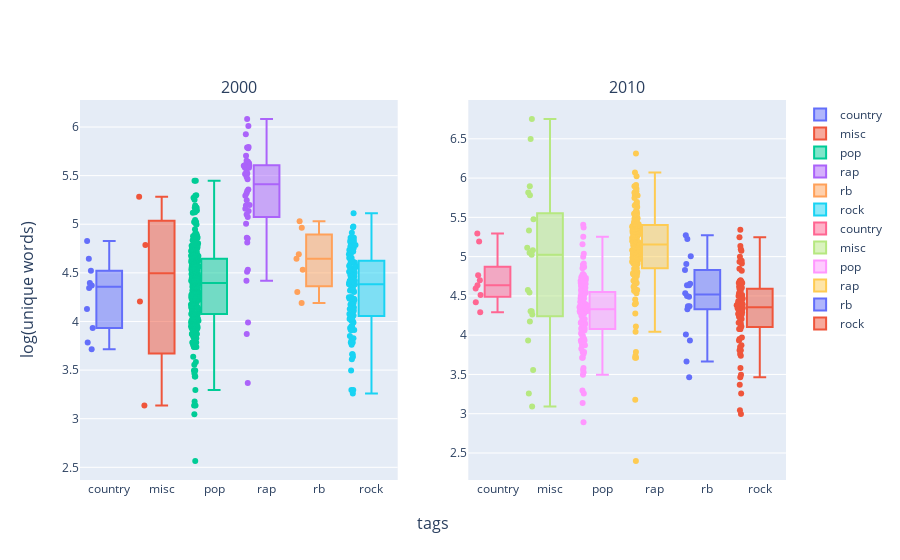

This figure's notebook cell:
### Code cell
words_decades(df, [2000, 2010])

### Figure 1 — Plotly figure (JSON) as saved in the notebook; plotly's stock layout.template omitted (floating-point values rounded to 4 significant figures; data arrays with more than 128 entries replaced by an {"elided": "..."} marker saying what was removed)
{"data": [{"boxpoints": "all", "customdata": [["When the Sun Goes Down", "Kenny Chesney"], ["When The Sand Runs Out", "Rascal Flatts"], ["Famous", "Eli Young Band"], ["West", "Lucinda Williams"], ["Easy", "Adam Harvey"], ["Over You", "Pieta Brown"], ["Captain", "Abigail Washburn And The Sparrow Quartet"], ["I’ve Thought of Everything", "Daryle Singletary"], ["Clean", "Kim Hill"], ["Price of Your Advice", "The Giving Tree Band"]], "hovertemplate": "title: %{customdata[0]}<br>artist: %{customdata[1]}<br>log(words): %{y}", "name": "country", "type": "box", "xaxis": "x", "y": [4.394, 4.828, 4.127, 4.522, 3.784, 3.932, 4.369, 4.644, 4.344, 3.714], "yaxis": "y"}, {"boxpoints": "all", "customdata": [["Save The Last Dance For Me", "Gerald Stern"], ["The Power to Believe IV: Coda", "King Crimson"], ["Cool Cocky Bad Honky Tonk Man", "The Honky Tonk Man (wrestler)"], ["Welcome To The Theatron Animatronique", "Secret Chiefs 3"]], "hovertemplate": "title: %{customdata[0]}<br>artist: %{customdata[1]}<br>log(words): %{y}", "name": "misc", "type": "box", "xaxis": "x", "y": [5.283, 3.135, 4.205, 4.787], "yaxis": "y"}, {"boxpoints": "all", "customdata": {"elided": "275x2 str values"}, "hovertemplate": "title: %{customdata[0]}<br>artist: %{customdata[1]}<br>log(words): %{y}", "name": "pop", "type": "box", "xaxis": "x", "y": {"elided": "275 float values"}, "yaxis": "y"}, {"boxpoints": "all", "customdata": [["Blood Out", "Axe Murder Boyz"], ["Fire", "Busta Rhymes"], ["Rollin", "Black Knights"], ["Wanderland", "Danny Swain"], ["Its Dat Gangsta Shit", "Daz Dillinger"], ["Industry", "DMX"], ["Roc-Da-Spot", "EPMD"], ["T.O.S.", "G-Unit"], ["What It Is Strike a Pose", "Lil' Mama"], ["Life We Live", "Project Pat"], ["No Guts No Glory", "Snowgoons"], ["If it Aint Broke", "Screwed Up Click"], ["Bonafide Hustler", "Young Buck"], ["Penny Pinchin", "Young Buck"], ["Apply Pressure", "Cassidy"], ["I Wont Let It Die", "Ugly Duckling"], ["Blow My Mind", "Lil Wayne"], ["Give It Up", "Doujah Raze"], ["Crumble", "Sage Francis"], ["I Gotta Habit", "Max B"], ["Bitchassness", "Swifty McVay"], ["What U Want From Me", "Anybody Killa"], ["Pit Stop", "Tinchy Stryder"], ["Wonderin Why", "TobyMac"], ["Lip Gloss Single Mix", "Lil' Mama"], ["Dollhouse", "Tyler Joseph"], ["Seal Killa", "C-Rayz Walz"], ["Freestyle", "Danny Brown"], ["Electrobugs", "K-the-i???"], ["We Thuggin", "Kool Savas"], ["Post Up in the Parking Lot", "Boosie Badazz"], ["Little People With Burdens", "Willie D"], ["Ay Ay Ay", "Sapient"], ["Building Blocks", "Zion I"], ["The Gospel Ft. Chuck Missler", "JayEss"], ["¡Get Up Punk 0200 Hrs. Joint Special Operations Task Force", "General Patton Vs. The X-Ecutioners"], ["You Dont Know Mec", "DJ Semtex"], ["End of the World", "Dual Core"], ["Christmas King", "Vybz Kartel"], ["Good Fresh Down Time", "Grandmaster Caz"], ["Push", "Kelechi Ohia"], ["Intro Dirty Money What", "Nicki Minaj"]], "hovertemplate": "title: %{customdata[0]}<br>artist: %{customdata[1]}<br>log(words): %{y}", "name": "rap", "type": "box", "xaxis": "x", "y": [3.367, 5.318, 5.704, 5.781, 5.602, 5.357, 5.464, 5.583, 5.489, 5.517, 5.606, 6.011, 5.58, 5.79, 5.924, 5.136, 4.419, 5.628, 5.342, 5.545, 5.1, 5.159, 4.812, 5.075, 5.004, 4.852, 5.652, 4.533, 6.082, 5.793, 4.511, 5.642, 5.247, 5.521, 5.58, 3.989, 5.193, 5.198, 4.86, 5.602, 5.293, 3.871], "yaxis": "y"}, {"boxpoints": "all", "customdata": [["Different Times", "Raphael Saadiq"], ["Dear Mr. Man", "Prince"], ["Cmon", "Mario"], ["Still in Love With U", "Babyface"], ["Misty Blue", "Boyz II Men"], ["Im Gonna Give You Respect", "Marvin Gaye"], ["Special", "Jus K"]], "hovertemplate": "title: %{customdata[0]}<br>artist: %{customdata[1]}<br>log(words): %{y}", "name": "rb", "type": "box", "xaxis": "x", "y": [4.963, 5.03, 4.644, 4.691, 4.304, 4.533, 4.19], "yaxis": "y"}, {"boxpoints": "all", "customdata": {"elided": "105x2 str values"}, "hovertemplate": "title: %{customdata[0]}<br>artist: %{customdata[1]}<br>log(words): %{y}", "name": "rock", "type": "box", "xaxis": "x", "y": [4.691, 4.787, 4.564, 3.761, 4.654, 4.06, 4.828, 3.912, 4.19, 4.317, 4.5, 4.691, 4.369, 3.296, 4.718, 4.533, 4.143, 4.317, 3.497, 4.913, 4.443, 4.771, 4.111, 4.466, 4.317, 4.007, 3.912, 4.382, 4.82, 4.86, 4.443, 4.382, 4.454, 3.296, 3.932, 4.7, 4.787, 4.654, 4.078, 4.543, 3.912, 4.575, 4.248, 4.234, 4.736, 4.754, 4.234, 4.174, 4.06, 4.369, 4.828, 4.127, 4.754, 4.615, 4.394, 3.784, 4.06, 4.812, 4.844, 3.807, 3.638, 4.564, 4.19, 4.394, 4.762, 4.489, 4.615, 3.989, 4.025, 3.611, 4.248, 4.605, 4.691, 4.477, 4.86, 4.248, 3.85, 3.951, 4.522, 3.664, 4.234, 4.419, 4.304, 4.419, 4.143, 4.97, 3.829, 4.654, 4.543, 4.369, 4.043, 4.554, 4.143, 5.112, 3.258, 4.575, 4.007, 4.605, 3.784, 3.951, 4.22, 4.025, 4.977, 3.664, 4.511], "yaxis": "y"}, {"boxpoints": "all", "customdata": [["New Baby For Christmas", "George Jones"], ["Thankful for the Rain", "Jamey Johnson"], ["Pray for Rain", "Sykamore"], ["Almost Easy", "Ward Thomas"], ["The War After The War", "Mary Gauthier"], ["Early Morning Rain", "Fancey"], ["Radio", "Steep Canyon Rangers"], ["Sideshow Blues Live 2011", "Todd Snider"], ["You Cant Take Our Souls", "Tom Dibb"]], "hovertemplate": "title: %{customdata[0]}<br>artist: %{customdata[1]}<br>log(words): %{y}", "name": "country", "type": "box", "xaxis": "x2", "y": [4.29, 4.419, 4.762, 4.595, 4.635, 4.7, 4.511, 5.193, 5.293], "yaxis": "y2"}, {"boxpoints": "all", "customdata": [["At Castle Boterel", "Thomas Hardy"], ["At the Parade", "Robert William Service"], ["Available Mabel", "Shelby M. Forrest"], ["Futility", "Robert William Service"], ["Fables Chap. 20", "Robert Louis Stevenson"], ["Thoughts on Lil Wayne and Al Sharpton", "Bill O'Reilly"], ["Nadifa Mohamed’s “The Orchard of Lost Souls opening”", "Dr. Jeremy Dean"], ["Laüstic The Nightingale", "Marie de France"], ["The Lesson of a Tree", "Walt Whitman"], ["Sophocles’s “Oedipus the King Lines 120-181”", "Mrs. Booms-Ryan"], ["Achilles’ Heeled?", "Medicine_ReMixed"], ["Waiting for the Sun", "Alistair Lindsay"], ["Donald Trump and His Supporters  Part 2", "Frank Lieberman"], ["Part 2", "K-Dawg"], ["If You Say So", "Blanca"], ["Blossom", "Mike Blisster"], ["Fire of Baited Blood", "Forefather"], ["A Cycle", "Men I Trust"], ["Searching for Solace", "Genevieve"], ["Will AB 626 benefit the neighborhood dumpling maker or big tech?", "Frank Shyong"], ["Tell the Truth But tell it Slant", "KASH REGISTER123"]], "hovertemplate": "title: %{customdata[0]}<br>artist: %{customdata[1]}<br>log(words): %{y}", "name": "misc", "type": "box", "xaxis": "x2", "y": [5.024, 4.304, 3.258, 5.05, 5.781, 5.333, 6.752, 5.897, 5.817, 5.476, 6.497, 3.932, 5.112, 3.091, 4.304, 4.543, 4.575, 4.263, 4.174, 5.081, 3.555], "yaxis": "y2"}, {"boxpoints": "all", "customdata": {"elided": "128x2 str values"}, "hovertemplate": "title: %{customdata[0]}<br>artist: %{customdata[1]}<br>log(words): %{y}", "name": "pop", "type": "box", "xaxis": "x2", "y": [4.06, 3.258, 4.575, 4.205, 4.718, 4.736, 4.357, 4.277, 4.143, 3.714, 4.727, 3.932, 3.584, 4.331, 4.605, 4.605, 4.331, 4.644, 4.317, 4.304, 4.522, 3.951, 4.431, 4.369, 4.466, 3.761, 4.331, 3.932, 4.078, 4.331, 4.007, 4.331, 4.304, 4.635, 4.094, 3.784, 3.951, 4.852, 4.205, 5.371, 3.951, 4.466, 4.466, 5.159, 3.932, 4.898, 4.159, 4.419, 3.135, 4.19, 5.407, 4.682, 4.625, 5.037, 4.29, 4.127, 4.382, 5.252, 4.533, 2.89, 4.382, 4.317, 4.159, 4.317, 4.078, 3.871, 3.912, 4.159, 3.784, 4.625, 4.913, 4.304, 3.912, 4.745, 4.762, 4.511, 4.357, 3.497, 4.533, 3.829, 4.443, 4.357, 4.369, 4.779, 3.989, 4.522, 4.554, 4.543, 4.29, 3.932, 3.892, 4.248, 4.419, 4.304, 4.762, 4.394, 4.357, 4.078, 4.868, 4.736, 4.663, 4.094, 4.025, 4.394, 3.871, 4.543, 3.555, 4.5, 4.159, 4.369, 4.369, 4.997, 3.714, 4.431, 4.543, 3.932, 4.29, 4.7, 4.29, 4.159, 4.407, 4.466, 4.691, 4.654, 4.094, 3.526, 4.71, 3.296], "yaxis": "y2"}, {"boxpoints": "all", "customdata": {"elided": "147x2 str values"}, "hovertemplate": "title: %{customdata[0]}<br>artist: %{customdata[1]}<br>log(words): %{y}", "name": "rap", "type": "box", "xaxis": "x2", "y": {"elided": "147 float values"}, "yaxis": "y2"}, {"boxpoints": "all", "customdata": [["Measurements", "James Blake"], ["Stay Close 2 U", "I/O (Artist)"], ["Give Me Love", "Ciara"], ["It Wont Stop Mozaix Festival Radio Edit", "Sevyn Streeter"], ["Reason", "L-prince"], ["Like I Did", "OG Kiifa NumbaNine"], ["Where Does The Time Go?", "The Bamboos"], ["Boogieman", "Childish Gambino"], ["Barcelona", "Bill Newman"], ["Alright", "PEEPSnation"], ["Gabriel", "NAO"], ["Tear U Apart", "RLA"], ["Bad Girls", "Blood Orange"], ["Lucid", "BJFROMDABLOCK"], ["Thinkin Bout You", "4theworld"], ["DeVante Swing", "24hrs"], ["Showin Love", "Elton Aura"], ["Red Floor", "TE RIM ()"]], "hovertemplate": "title: %{customdata[0]}<br>artist: %{customdata[1]}<br>log(words): %{y}", "name": "rb", "type": "box", "xaxis": "x2", "y": [3.664, 3.932, 4.489, 4.635, 5.226, 4.828, 4.533, 4.007, 4.331, 5.273, 4.635, 4.369, 4.369, 5.004, 4.905, 4.654, 4.5, 3.466], "yaxis": "y2"}, {"boxpoints": "all", "customdata": {"elided": "81x2 str values"}, "hovertemplate": "title: %{customdata[0]}<br>artist: %{customdata[1]}<br>log(words): %{y}", "name": "rock", "type": "box", "xaxis": "x2", "y": [3.738, 4.317, 4.533, 4.466, 4.317, 4.949, 4.663, 4.615, 4.654, 3.466, 4.682, 4.691, 4.29, 3.807, 4.913, 4.394, 4.078, 4.533, 3.97, 4.357, 3.258, 4.431, 4.844, 4.078, 4.431, 4.078, 4.263, 3.497, 4.585, 4.317, 4.344, 4.382, 4.22, 3.761, 3.807, 4.174, 4.419, 4.682, 2.996, 4.5, 4.205, 4.394, 4.394, 4.997, 4.663, 3.932, 3.871, 5.342, 4.431, 4.466, 5.094, 4.934, 4.234, 3.951, 5.075, 4.277, 5.136, 4.111, 3.584, 4.564, 5.247, 4.382, 4.394, 4.078, 4.331, 4.159, 4.605, 4.263, 3.045, 4.7, 4.369, 4.159, 4.344, 4.159, 3.367, 4.304, 4.143, 4.511, 4.357, 3.85, 4.82], "yaxis": "y2"}], "layout": {"annotations": [{"font": {"size": 16}, "showarrow": false, "text": "2000", "x": 0.225, "xanchor": "center", "xref": "paper", "y": 1, "yanchor": "bottom", "yref": "paper"}, {"font": {"size": 16}, "showarrow": false, "text": "2010", "x": 0.775, "xanchor": "center", "xref": "paper", "y": 1, "yanchor": "bottom", "yref": "paper"}, {"font": {"size": 16}, "showarrow": false, "text": "tags", "x": 0.5, "xanchor": "center", "xref": "paper", "y": 0, "yanchor": "top", "yref": "paper", "yshift": -30}, {"font": {"size": 16}, "showarrow": false, "text": "log(unique words)", "textangle": -90, "x": 0, "xanchor": "right", "xref": "paper", "xshift": -40, "y": 0.5, "yanchor": "middle", "yref": "paper"}], "xaxis": {"anchor": "y", "domain": [0, 0.45]}, "xaxis2": {"anchor": "y2", "domain": [0.55, 1]}, "yaxis": {"anchor": "x", "domain": [0, 1]}, "yaxis2": {"anchor": "x2", "domain": [0, 1]}}}
